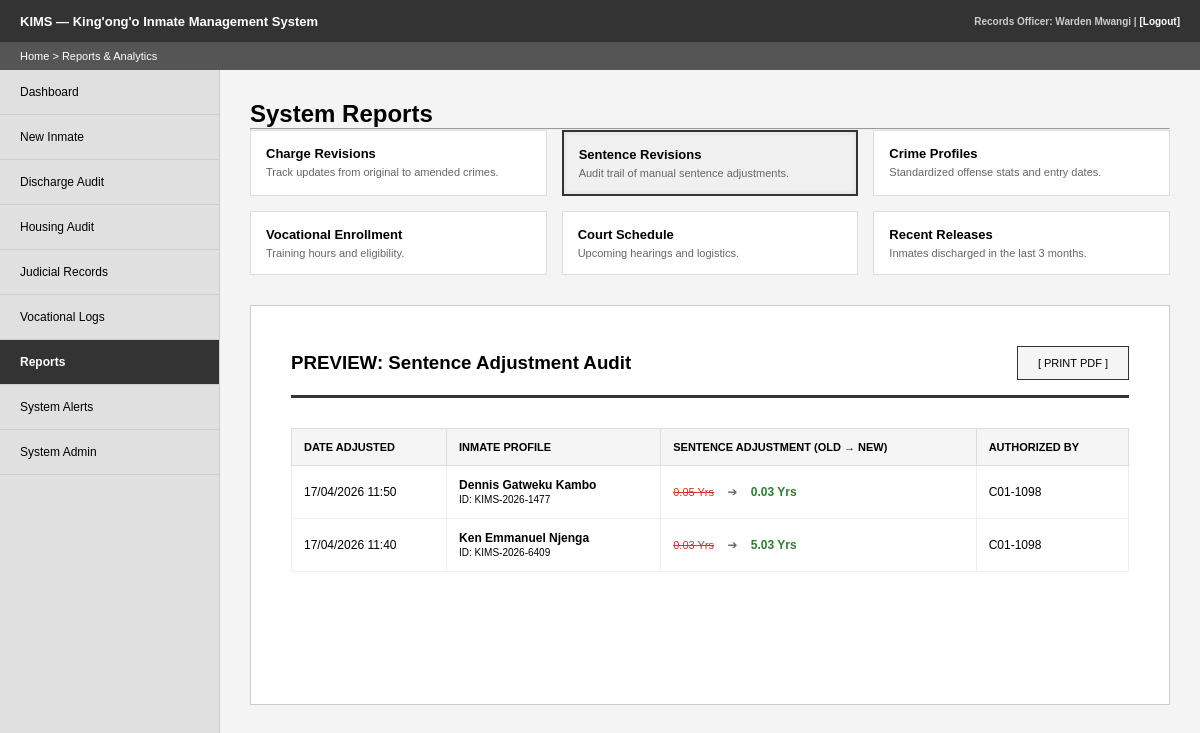
Screenshot of /reports.php?type=sentence_revisions with the database file from the repository.
### tables this page shows
CREATE TABLE `sentence_updates` (
  `id` int(11) NOT NULL,
  `inmate_id` int(11) NOT NULL,
  `old_years` decimal(5,2) NOT NULL,
  `new_years` decimal(5,2) NOT NULL,
  `update_date` datetime DEFAULT current_timestamp(),
  `updated_by` varchar(255) NOT NULL
);

CREATE TABLE `inmates` (
  `inmate_id` int(11) NOT NULL,
  `kims_id` varchar(20) NOT NULL,
  `full_name` varchar(100) NOT NULL,
  `offence_category` varchar(100) DEFAULT NULL,
  `date_admitted` date DEFAULT NULL,
  `block_id` int(11) DEFAULT NULL,
  `status` varchar(20) DEFAULT 'In Custody',
  `discharged_by` varchar(255) DEFAULT NULL,
  `id_number` varchar(9) DEFAULT NULL,
  `dob` date DEFAULT NULL,
  `gender` varchar(10) DEFAULT NULL,
  `photo_url` varchar(255) DEFAULT 'default.png',
  `edd` date DEFAULT NULL,
  `sentence_years` decimal(5,2) DEFAULT NULL
);

### reports.php (the view, shortened to what this page needs)
<?php
include 'db_connect.php';
$type = isset($_GET['type']) ? $_GET['type'] : 'court';
$reportTitle = "";
switch ($type) {
    case 'sentence_revisions':
        $reportTitle = "Sentence Adjustment Audit";
        $sql = "SELECT i.kims_id, i.full_name, s.old_years, s.new_years, s.update_date, s.updated_by
                FROM sentence_updates s
                INNER JOIN inmates i ON s.inmate_id = i.inmate_id
                ORDER BY s.update_date DESC";
        break;
}
$resultData = $conn->query($sql);
?>
<!DOCTYPE html>
<html lang="en">
<head>
    <link rel="stylesheet" href="style.css">
    <link rel="stylesheet" href="reports.css">
</head>
<body>
    <header class="top-nav">
        <div class="logo">KIMS — King'ong'o Inmate Management System</div>
        <div class="user-info">Records Officer: Warden Mwangi | <a href="login.php">[Logout]</a></div>
    </header>
    <nav class="breadcrumb">Home > Reports & Analytics</nav>
    <div class="main-container">
       <?php include 'sidebar.php'; ?>
        <main class="content">
            <h2>System Reports</h2>
            <hr>
            <div class="report-selection">
                <div class="report-card <?php echo ($type == 'revisions') ? 'active' : ''; ?>" onclick="location.href='reports.php?type=revisions'">
                    <h4>Charge Revisions</h4>
                    <p>Track updates from original to amended crimes.</p>
                </div>
                <div class="report-card <?php echo ($type == 'sentence_revisions') ? 'active' : ''; ?>" onclick="location.href='reports.php?type=sentence_revisions'">
                    <h4>Sentence Revisions</h4>
                    <p>Audit trail of manual sentence adjustments.</p>
                </div>
                <div class="report-card <?php echo ($type == 'crime') ? 'active' : ''; ?>" onclick="location.href='reports.php?type=crime'">
                    <h4>Crime Profiles</h4>
                    <p>Standardized offense stats and entry dates.</p>
                </div>
                <div class="report-card <?php echo ($type == 'kazi') ? 'active' : ''; ?>" onclick="location.href='reports.php?type=kazi'">
                    <h4>Vocational Enrollment</h4>
                    <p>Training hours and eligibility.</p>
                </div>
                <div class="report-card <?php echo ($type == 'court') ? 'active' : ''; ?>" onclick="location.href='reports.php?type=court'">
                    <h4>Court Schedule</h4>
                    <p>Upcoming hearings and logistics.</p>
                </div>
                <div class="report-card <?php echo ($type == 'releases') ? 'active' : ''; ?>" onclick="location.href='reports.php?type=releases'">
                    <h4>Recent Releases</h4>
                    <p>Inmates discharged in the last 3 months.</p>
                </div>
            </div>
            <div class="report-preview">
                <div class="preview-header">
                    <h3 id="reportTitle">PREVIEW: <?php echo $reportTitle; ?></h3>
                    <div class="preview-actions">
                        <button class="btn-secondary" onclick="window.print()">[ PRINT PDF ]</button>
                    </div>
                </div>
                <table class="report-table">
                    <thead>
                        <?php if ($type === 'revisions'): ?>
                            <tr>
                                <th>Date Updated</th>
                                <th>Inmate Profile</th>
                                <th>Charge Revision (From → To)</th>
                                <th>Authorized By</th>
                            </tr>
                        <?php elseif ($type === 'sentence_revisions'): ?>
                            <tr>
                                <th>Date Adjusted</th>
                                <th>Inmate Profile</th>
                                <th>Sentence Adjustment (Old → New)</th>
                                <th>Authorized By</th>
                            </tr>
                        <?php endif; ?>
                    </thead>
                    <tbody>
                        <?php
                        if ($resultData && $resultData->num_rows > 0) {
                            while($row = $resultData->fetch_assoc()) {
                                if ($type === 'revisions') {
                                    $date = date('d/m/Y H:i', strtotime($row['update_date']));
                                    echo "<tr>
                                            <td>$date</td>
                                            <td><strong>{$row['full_name']}</strong><br><small>ID: {$row['kims_id']}</small></td>
                                            <td>
                                                <span class='old-charge'>{$row['old_offence']}</span>
                                                <span class='update-arrow'>➔</span>
                                                <span class='new-charge'>{$row['new_offence']}</span>
                                            </td>
                                            <td>{$row['updated_by']}</td>
                                          </tr>";
                                }
                                elseif ($type === 'sentence_revisions') {
                                    $date = date('d/m/Y H:i', strtotime($row['update_date']));
                                    echo "<tr>
                                            <td>$date</td>
                                            <td><strong>{$row['full_name']}</strong><br><small>ID: {$row['kims_id']}</small></td>
                                            <td>
                                                <span class='old-charge'>" . number_format($row['old_years'], 2) . " Yrs</span>
                                                <span class='update-arrow'>➔</span>
                                                <span class='new-charge'>" . number_format($row['new_years'], 2) . " Yrs</span>
                                            </td>
                                            <td>{$row['updated_by']}</td>
                                          </tr>";
                                }
                                elseif ($type === 'kazi') {
                                    $eligibility = ($row['total_hours'] >= 100) ? "<strong>Certified</strong>" : "In Progress";
                                    echo "<tr><td>{$row['kims_id']}</td><td>{$row['full_name']}</td><td>{$row['workshop_name']}</td><td>{$row['total_hours']}</td><td>$eligibility</td></tr>";
                                }
                                elseif ($type === 'housing') {
                                    echo "<tr><td>{$row['section']}</td><td>{$row['class']}</td><td>{$row['cap']}</td><td>{$row['pop']}</td><td>{$row['avail']}</td></tr>";
                                }
                            }
                        } else {
                            echo "<tr><td colspan='6' style='text-align:center; padding: 30px; color: #777;'>No matching records found.</td></tr>";
                        }
                        ?>
                    </tbody>
                </table>
            </div>
        </main>
    </div>
</body>
</html>

### style.css (style rules this page uses)
* { margin: 0; padding: 0; box-sizing: border-box; font-family: Arial, sans-serif; }
body { background-color: #f4f4f4; }
.top-nav { background-color: #333333; color: #ffffff; height: 42px; display: flex; justify-content: space-between; align-items: center; padding: 0 20px; font-weight: bold; font-size: 13px; }
.user-info { color: #cccccc; font-size: 10px; }
.user-info a { color: #ffffff; text-decoration: none; }
.breadcrumb { background-color: #555555; color: #ffffff; padding: 8px 20px; font-size: 11px; }
.main-container { display: flex; min-height: calc(100vh - 72px); }
.content { flex-grow: 1; padding: 30px; }
.btn-secondary { background-color: #f5f5f5; border: 1px solid #333; padding: 10px 20px; font-size: 11px; cursor: pointer; }
.report-table { width: 100%; border-collapse: collapse; margin-top: 10px; border: 1px solid #ccc; }
.report-table th { background: #f9f9f9; text-align: left; padding: 10px; border: 1px solid #ccc; font-size: 12px; text-transform: uppercase; }
.report-table td { padding: 10px; border: 1px solid #eee; font-size: 13px; }

### reports.css (style rules this page uses)
.report-selection { display: grid; grid-template-columns: repeat(3, 1fr); gap: 15px; margin-bottom: 30px; }
.report-card { background: #fff; border: 1px solid #ddd; padding: 15px; cursor: pointer; transition: all 0.2s ease; }
.report-card.active { border: 2px solid #333; background: #f0f0f0; box-shadow: inset 0 0 5px rgba(0,0,0,0.1); }
.report-card h4 { font-size: 13px; margin-bottom: 5px; color: #000; }
.report-card p { font-size: 11px; color: #666; }
.report-preview { background: white; padding: 40px; border: 1px solid #ccc; min-height: 400px; }
.preview-header { display: flex; justify-content: space-between; align-items: center; margin-bottom: 30px; border-bottom: 3px solid #333; padding-bottom: 15px; }
.report-table { width: 100%; border-collapse: collapse; }
.report-table th { text-align: left; background: #f5f5f5; padding: 12px; border: 1px solid #ddd; font-size: 11px; text-transform: uppercase; }
.report-table td { padding: 12px; border: 1px solid #eee; font-size: 12px; }

### reports.php (style rules this page uses)
.old-charge { color: #d32f2f; text-decoration: line-through; font-size: 11px; }
.new-charge { color: #2e7d32; font-weight: bold; }
.update-arrow { padding: 0 10px; color: #666; }

### rows the page displays
sentence_updates: update_date "17/04/2026 11:50", inmate.full_name "Dennis Gatweku Kambo", inmate.kims_id "KIMS-2026-1477", old_years "0.05", new_years "0.03", updated_by "C01-1098"
sentence_updates: update_date "17/04/2026 11:40", inmate.full_name "Ken Emmanuel Njenga", inmate.kims_id "KIMS-2026-6409", old_years "0.03", new_years "5.03", updated_by "C01-1098"

### other values shown
$reportTitle "Sentence Adjustment Audit"
